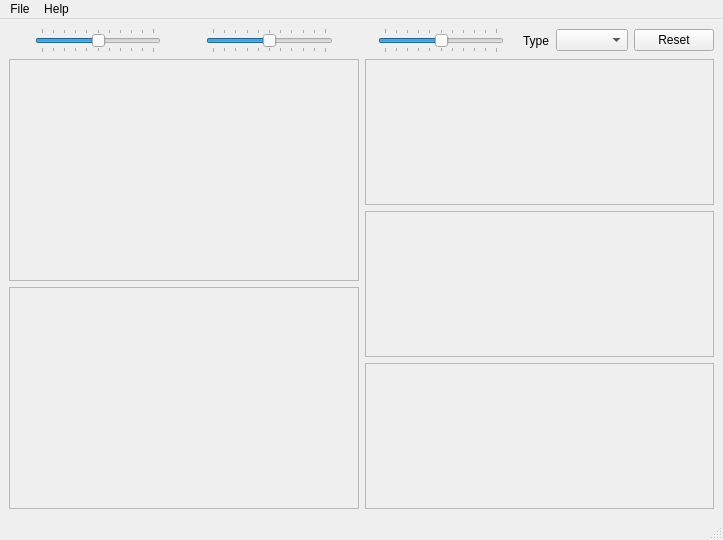
<?xml version="1.0" encoding="UTF-8"?>
<ui version="4.0">
 <class>MainWindow</class>
 <widget class="QMainWindow" name="MainWindow">
  <property name="geometry">
   <rect>
    <x>0</x>
    <y>0</y>
    <width>723</width>
    <height>540</height>
   </rect>
  </property>
  <property name="windowTitle">
   <string>MainWindow</string>
  </property>
  <widget class="QWidget" name="centralwidget">
   <property name="sizePolicy">
    <sizepolicy hsizetype="Preferred" vsizetype="Preferred">
     <horstretch>0</horstretch>
     <verstretch>0</verstretch>
    </sizepolicy>
   </property>
   <property name="maximumSize">
    <size>
     <width>16777215</width>
     <height>16777215</height>
    </size>
   </property>
   <layout class="QGridLayout" name="gridLayout">
    <item row="1" column="0">
     <widget class="QWidget" name="inputOutput" native="true">
      <layout class="QVBoxLayout" name="verticalLayout_3">
       <property name="leftMargin">
        <number>0</number>
       </property>
       <property name="topMargin">
        <number>0</number>
       </property>
       <property name="rightMargin">
        <number>0</number>
       </property>
       <property name="bottomMargin">
        <number>0</number>
       </property>
       <item>
        <widget class="QScrollableCanvas" name="saInput">
         <property name="widgetResizable">
          <bool>true</bool>
         </property>
         <widget class="QWidget" name="saInputContent">
          <property name="geometry">
           <rect>
            <x>0</x>
            <y>0</y>
            <width>345</width>
            <height>211</height>
           </rect>
          </property>
         </widget>
        </widget>
       </item>
       <item>
        <widget class="QScrollableCanvas" name="saOutput">
         <property name="widgetResizable">
          <bool>true</bool>
         </property>
         <widget class="QWidget" name="saOutputContent">
          <property name="geometry">
           <rect>
            <x>0</x>
            <y>0</y>
            <width>345</width>
            <height>211</height>
           </rect>
          </property>
         </widget>
        </widget>
       </item>
      </layout>
     </widget>
    </item>
    <item row="0" column="0" colspan="2">
     <widget class="QWidget" name="controls" native="true">
      <property name="sizePolicy">
       <sizepolicy hsizetype="Preferred" vsizetype="Preferred">
        <horstretch>0</horstretch>
        <verstretch>0</verstretch>
       </sizepolicy>
      </property>
      <property name="minimumSize">
       <size>
        <width>0</width>
        <height>0</height>
       </size>
      </property>
      <property name="maximumSize">
       <size>
        <width>16777215</width>
        <height>16777215</height>
       </size>
      </property>
      <layout class="QHBoxLayout" name="horizontalLayout_5">
       <property name="leftMargin">
        <number>0</number>
       </property>
       <property name="topMargin">
        <number>0</number>
       </property>
       <property name="rightMargin">
        <number>0</number>
       </property>
       <property name="bottomMargin">
        <number>0</number>
       </property>
       <item>
        <widget class="QWidget" name="wChannel1" native="true">
         <layout class="QHBoxLayout" name="horizontalLayout">
          <property name="leftMargin">
           <number>0</number>
          </property>
          <property name="topMargin">
           <number>0</number>
          </property>
          <property name="rightMargin">
           <number>0</number>
          </property>
          <property name="bottomMargin">
           <number>0</number>
          </property>
          <item>
           <widget class="QLabel" name="lbChannel1">
            <property name="text">
             <string/>
            </property>
           </widget>
          </item>
          <item>
           <widget class="QLabel" name="lbChannel1min">
            <property name="text">
             <string/>
            </property>
           </widget>
          </item>
          <item>
           <widget class="QSlider" name="hsChannel1">
            <property name="mouseTracking">
             <bool>false</bool>
            </property>
            <property name="tabletTracking">
             <bool>false</bool>
            </property>
            <property name="autoFillBackground">
             <bool>false</bool>
            </property>
            <property name="minimum">
             <number>-50</number>
            </property>
            <property name="maximum">
             <number>50</number>
            </property>
            <property name="value">
             <number>0</number>
            </property>
            <property name="tracking">
             <bool>false</bool>
            </property>
            <property name="orientation">
             <enum>Qt::Horizontal</enum>
            </property>
            <property name="invertedAppearance">
             <bool>false</bool>
            </property>
            <property name="invertedControls">
             <bool>false</bool>
            </property>
            <property name="tickPosition">
             <enum>QSlider::TicksBothSides</enum>
            </property>
           </widget>
          </item>
          <item>
           <widget class="QLabel" name="lbChannel1max">
            <property name="text">
             <string/>
            </property>
           </widget>
          </item>
         </layout>
        </widget>
       </item>
       <item>
        <widget class="QWidget" name="wChannel2" native="true">
         <layout class="QHBoxLayout" name="horizontalLayout_2">
          <property name="leftMargin">
           <number>0</number>
          </property>
          <property name="topMargin">
           <number>0</number>
          </property>
          <property name="rightMargin">
           <number>0</number>
          </property>
          <property name="bottomMargin">
           <number>0</number>
          </property>
          <item>
           <widget class="QLabel" name="lbChannel2">
            <property name="text">
             <string/>
            </property>
           </widget>
          </item>
          <item>
           <widget class="QLabel" name="lbChannel2min">
            <property name="text">
             <string/>
            </property>
           </widget>
          </item>
          <item>
           <widget class="QSlider" name="hsChannel2">
            <property name="minimum">
             <number>-50</number>
            </property>
            <property name="maximum">
             <number>50</number>
            </property>
            <property name="value">
             <number>0</number>
            </property>
            <property name="tracking">
             <bool>false</bool>
            </property>
            <property name="orientation">
             <enum>Qt::Horizontal</enum>
            </property>
            <property name="tickPosition">
             <enum>QSlider::TicksBothSides</enum>
            </property>
           </widget>
          </item>
          <item>
           <widget class="QLabel" name="lbChannel2max">
            <property name="text">
             <string/>
            </property>
           </widget>
          </item>
         </layout>
        </widget>
       </item>
       <item>
        <widget class="QWidget" name="wChannel3" native="true">
         <layout class="QHBoxLayout" name="horizontalLayout_3">
          <property name="leftMargin">
           <number>0</number>
          </property>
          <property name="topMargin">
           <number>0</number>
          </property>
          <property name="rightMargin">
           <number>0</number>
          </property>
          <property name="bottomMargin">
           <number>0</number>
          </property>
          <item>
           <widget class="QLabel" name="lbChannel3">
            <property name="text">
             <string/>
            </property>
           </widget>
          </item>
          <item>
           <widget class="QLabel" name="lbChannel3min">
            <property name="text">
             <string/>
            </property>
           </widget>
          </item>
          <item>
           <widget class="QSlider" name="hsChannel3">
            <property name="minimum">
             <number>-50</number>
            </property>
            <property name="maximum">
             <number>50</number>
            </property>
            <property name="value">
             <number>0</number>
            </property>
            <property name="tracking">
             <bool>false</bool>
            </property>
            <property name="orientation">
             <enum>Qt::Horizontal</enum>
            </property>
            <property name="tickPosition">
             <enum>QSlider::TicksBothSides</enum>
            </property>
           </widget>
          </item>
          <item>
           <widget class="QLabel" name="lbChannel3max">
            <property name="text">
             <string/>
            </property>
           </widget>
          </item>
         </layout>
        </widget>
       </item>
       <item>
        <widget class="QWidget" name="wType" native="true">
         <layout class="QHBoxLayout" name="horizontalLayout_4">
          <property name="leftMargin">
           <number>0</number>
          </property>
          <property name="topMargin">
           <number>0</number>
          </property>
          <property name="rightMargin">
           <number>0</number>
          </property>
          <property name="bottomMargin">
           <number>0</number>
          </property>
          <item>
           <widget class="QLabel" name="lbType">
            <property name="text">
             <string>Type</string>
            </property>
           </widget>
          </item>
          <item>
           <widget class="QComboBox" name="cbType"/>
          </item>
         </layout>
        </widget>
       </item>
       <item>
        <widget class="QWidget" name="wReset" native="true">
         <layout class="QHBoxLayout" name="horizontalLayout_11">
          <property name="leftMargin">
           <number>0</number>
          </property>
          <property name="topMargin">
           <number>0</number>
          </property>
          <property name="rightMargin">
           <number>0</number>
          </property>
          <property name="bottomMargin">
           <number>0</number>
          </property>
          <item>
           <widget class="QPushButton" name="pbReset">
            <property name="text">
             <string>Reset</string>
            </property>
           </widget>
          </item>
         </layout>
        </widget>
       </item>
      </layout>
     </widget>
    </item>
    <item row="1" column="1">
     <widget class="QWidget" name="channels" native="true">
      <layout class="QVBoxLayout" name="verticalLayout_2">
       <property name="leftMargin">
        <number>0</number>
       </property>
       <property name="topMargin">
        <number>0</number>
       </property>
       <property name="rightMargin">
        <number>0</number>
       </property>
       <property name="bottomMargin">
        <number>0</number>
       </property>
       <item>
        <widget class="QScrollableCanvas" name="saCh1">
         <property name="widgetResizable">
          <bool>true</bool>
         </property>
         <widget class="QWidget" name="saCh1Content">
          <property name="geometry">
           <rect>
            <x>0</x>
            <y>0</y>
            <width>345</width>
            <height>138</height>
           </rect>
          </property>
         </widget>
        </widget>
       </item>
       <item>
        <widget class="QScrollableCanvas" name="saCh2">
         <property name="widgetResizable">
          <bool>true</bool>
         </property>
         <widget class="QWidget" name="saCh2Content">
          <property name="geometry">
           <rect>
            <x>0</x>
            <y>0</y>
            <width>345</width>
            <height>137</height>
           </rect>
          </property>
         </widget>
        </widget>
       </item>
       <item>
        <widget class="QScrollableCanvas" name="saCh3">
         <property name="widgetResizable">
          <bool>true</bool>
         </property>
         <widget class="QWidget" name="saCh3Content">
          <property name="geometry">
           <rect>
            <x>0</x>
            <y>0</y>
            <width>345</width>
            <height>138</height>
           </rect>
          </property>
         </widget>
        </widget>
       </item>
      </layout>
     </widget>
    </item>
   </layout>
  </widget>
  <widget class="QMenuBar" name="menubar">
   <property name="geometry">
    <rect>
     <x>0</x>
     <y>0</y>
     <width>723</width>
     <height>25</height>
    </rect>
   </property>
   <widget class="QMenu" name="menuFile">
    <property name="title">
     <string>File</string>
    </property>
    <addaction name="actionLoad_image"/>
    <addaction name="actionSave_image"/>
    <addaction name="separator"/>
    <addaction name="actionExit"/>
   </widget>
   <widget class="QMenu" name="menuHelp">
    <property name="title">
     <string>Help</string>
    </property>
   </widget>
   <addaction name="menuFile"/>
   <addaction name="menuHelp"/>
  </widget>
  <widget class="QStatusBar" name="statusbar"/>
  <action name="actionLoad_image">
   <property name="text">
    <string>Load image</string>
   </property>
  </action>
  <action name="actionSave_image">
   <property name="text">
    <string>Save image</string>
   </property>
  </action>
  <action name="actionExit">
   <property name="text">
    <string>Exit</string>
   </property>
  </action>
 </widget>
 <customwidgets>
  <customwidget>
   <class>QScrollableCanvas</class>
   <extends>QScrollArea</extends>
   <header>QScrollableCanvas.hpp</header>
   <container>1</container>
  </customwidget>
 </customwidgets>
 <resources/>
 <connections/>
 <slots>
  <slot>changeType(int)</slot>
  <slot>changeChannel1Value(int)</slot>
  <slot>changeChannel2Value(int)</slot>
  <slot>changeChannel3Value(int)</slot>
 </slots>
</ui>
